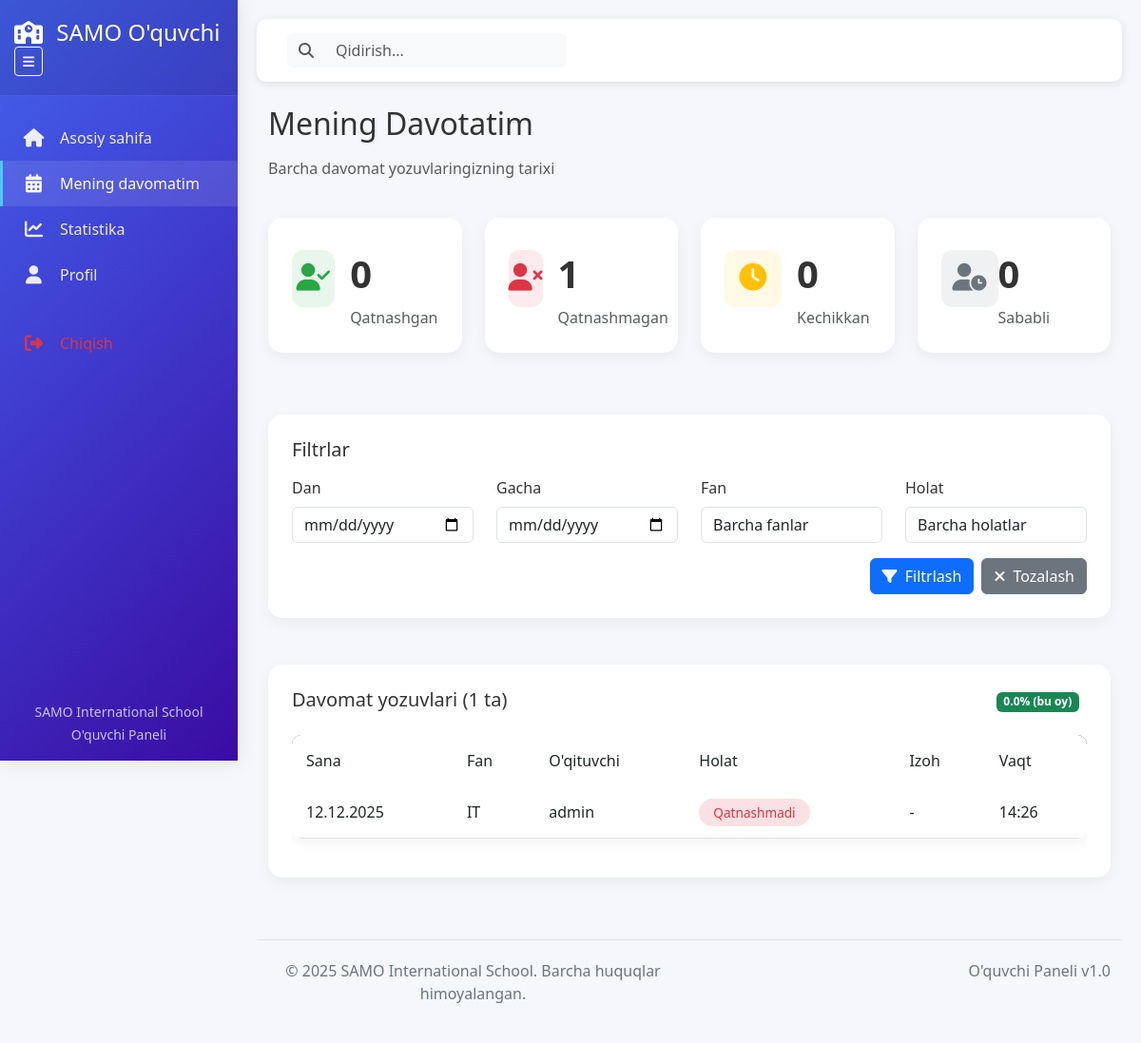
The page /student/attendance-history/ (signed in) on the database as committed earlier.
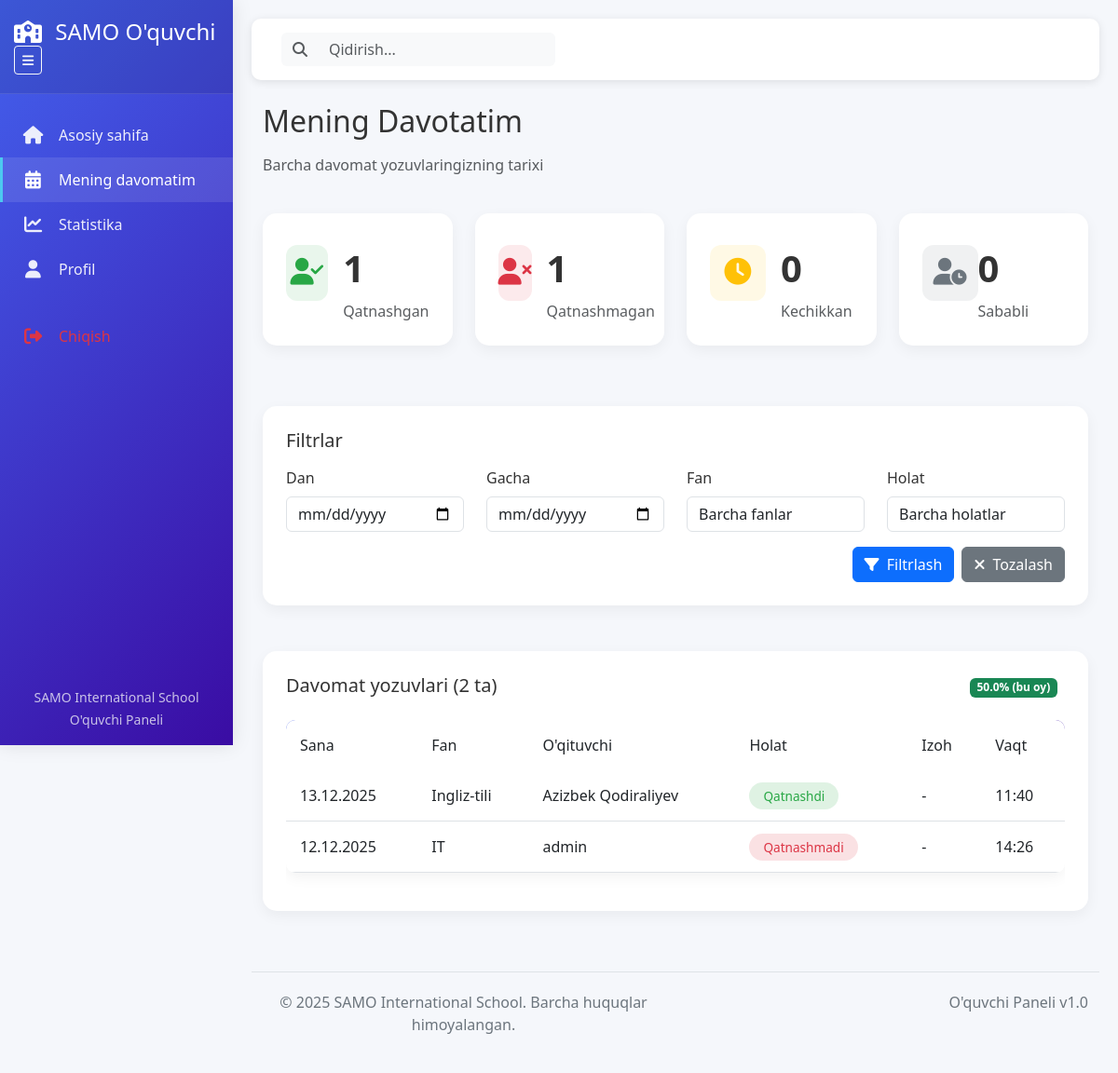
The same page on the database as committed later.
### attendance/models.py (models this page shows, shortened)
class Attendance(models.Model):
    STATUS_CHOICES = [
        ('present', 'Present'),
        ('absent', 'Absent'),
        ('late', 'Late'),
        ('excused', 'Excused'),
    ]
    student = models.ForeignKey(User, on_delete=models.CASCADE, related_name='attendances')
    teacher = models.ForeignKey(User, on_delete=models.CASCADE, related_name='taken_attendances')
    subject = models.ForeignKey(Subject, on_delete=models.CASCADE)
    class_obj = models.ForeignKey(Class, on_delete=models.CASCADE)
    date = models.DateField()
    status = models.CharField(max_length=10, choices=STATUS_CHOICES, default='present')
    notes = models.TextField(blank=True, null=True)
    created_at = models.DateTimeField(auto_now_add=True)
    updated_at = models.DateTimeField(auto_now=True)
    class Meta:
        ordering = ['-date', '-created_at']

class Subject(models.Model):
    name = models.CharField(max_length=100)
    teacher = models.ForeignKey(User, on_delete=models.SET_NULL, null=True,
                                related_name='teacher_subjects')
    classes = models.ManyToManyField(Class, related_name='subjects')
    lessons_per_week = models.IntegerField(default=1)
    schedule = models.CharField(max_length=100, blank=True, null=True)
    created_at = models.DateTimeField(auto_now_add=True)

### attendance/views.py (the view)
# urls.py: path('student/attendance-history/', views.student_attendance_history, name='student_attendance_history'),
@login_required
def student_attendance_history(request):
    if not hasattr(request.user, 'profile') or request.user.profile.role != 'student':
        messages.error(request, "Sizda o'quvchi huquqlari yo'q!")
        return redirect('login')
    student = request.user
    date_from = request.GET.get('date_from', '')
    date_to = request.GET.get('date_to', '')
    subject_id = request.GET.get('subject', '')
    status_filter = request.GET.get('status', '')
    page = request.GET.get('page', 1)
    attendance_records = Attendance.objects.filter(
        student=student
    ).select_related('subject', 'class_obj', 'teacher').order_by('-date', '-created_at')
    if date_from:
        attendance_records = attendance_records.filter(date__gte=date_from)
    if date_to:
        attendance_records = attendance_records.filter(date__lte=date_to)
    if subject_id:
        attendance_records = attendance_records.filter(subject_id=subject_id)
    if status_filter:
        attendance_records = attendance_records.filter(status=status_filter)
    subjects = Subject.objects.filter(
        classes=student.profile.student_class
    ) if student.profile.student_class else Subject.objects.none()
    paginator = Paginator(attendance_records, 20)
    try:
        attendance_page = paginator.page(page)
    except:
        attendance_page = paginator.page(1)
    total_records = attendance_records.count()
    present_count = attendance_records.filter(status='present').count()
    absent_count = attendance_records.filter(status='absent').count()
    late_count = attendance_records.filter(status='late').count()
    excused_count = attendance_records.filter(status='excused').count()
    today = timezone.now().date()
    month_start = today.replace(day=1)
    monthly_attendance = attendance_records.filter(
        date__gte=month_start,
        date__lte=today
    )
    monthly_total = monthly_attendance.count()
    monthly_present = monthly_attendance.filter(status='present').count()
    monthly_percentage = round((monthly_present / monthly_total * 100) if monthly_total > 0 else 0, 1)
    context = {
        'attendance_records': attendance_page,
        'subjects': subjects,
        'total_records': total_records,
        'present_count': present_count,
        'absent_count': absent_count,
        'late_count': late_count,
        'excused_count': excused_count,
        'monthly_percentage': monthly_percentage,
        'monthly_total': monthly_total,
        'date_from': date_from,
        'date_to': date_to,
        'subject_id': subject_id,
        'status_filter': status_filter,
    }
    return render(request, 'attendance/student_attendance_history.html', context)

### attendance/templates/attendance/student_attendance_history.html (shortened to what the changed rows need)
{% extends 'attendance/student_base.html' %}
{% block content %}
<div class="row mb-4">
    <div class="col-12">
        <h2 class="mb-3">Mening Davotatim</h2>
    </div>
</div>
<div class="row mb-4">
    <div class="col-md-3 mb-3">
        <div class="dashboard-card">
            <div class="d-flex align-items-center">
                <div>
                    <h3 class="stat-number">{{ present_count }}</h3>
                    <p class="text-muted mb-0">Qatnashgan</p>
                </div>
            </div>
        </div>
    </div>
</div>
<div class="row">
    <div class="col-12">
        <div class="dashboard-card">
            <div class="d-flex justify-content-between align-items-center mb-4">
                <h5 class="mb-0">Davomat yozuvlari ({{ total_records }} ta)</h5>
                <div>
                    <span class="badge bg-success me-2">{{ monthly_percentage }}% (bu oy)</span>
                </div>
            </div>
            <div class="table-responsive">
                <table class="table custom-table">
                    <thead>
                        <tr>
                            <th>Sana</th>
                            <th>Fan</th>
                            <th>O'qituvchi</th>
                            <th>Holat</th>
                            <th>Izoh</th>
                            <th>Vaqt</th>
                        </tr>
                    </thead>
                    <tbody>
                        {% for record in attendance_records %}
                        <tr>
                            <td>{{ record.date|date:"d.m.Y" }}</td>
                            <td>{{ record.subject.name }}</td>
                            <td>{{ record.teacher.get_full_name|default:record.teacher.username }}</td>
                            <td>
                                {% if record.status == 'present' %}
                                    <span class="status-badge status-present">Qatnashdi</span>
                                {% elif record.status == 'absent' %}
                                    <span class="status-badge status-absent">Qatnashmadi</span>
                                {% elif record.status == 'late' %}
                                    <span class="status-badge status-late">Kechikdi</span>
                                {% elif record.status == 'excused' %}
                                    <span class="status-badge status-excused">Sababli</span>
                                {% endif %}
                            </td>
                            <td>{{ record.notes|default:"-" }}</td>
                            <td>{{ record.created_at|time:"H:i" }}</td>
                        </tr>
                        {% endfor %}
                    </tbody>
                </table>
            </div>
        </div>
    </div>
</div>
{% endblock %}

Rows that differ between the two databases and show on the page:
added Attendance: date "13.12.2025", subject.name "Ingliz-tili", teacher.get_full_name "Azizbek Qodiraliyev", status "Qatnashdi", notes "-", created_at "11:40"
Other text that changed with them:
{{ present_count }}: "0" → "1"
{{ total_records }}: "1" → "2"
{{ monthly_percentage }}: "0.0" → "50.0"
